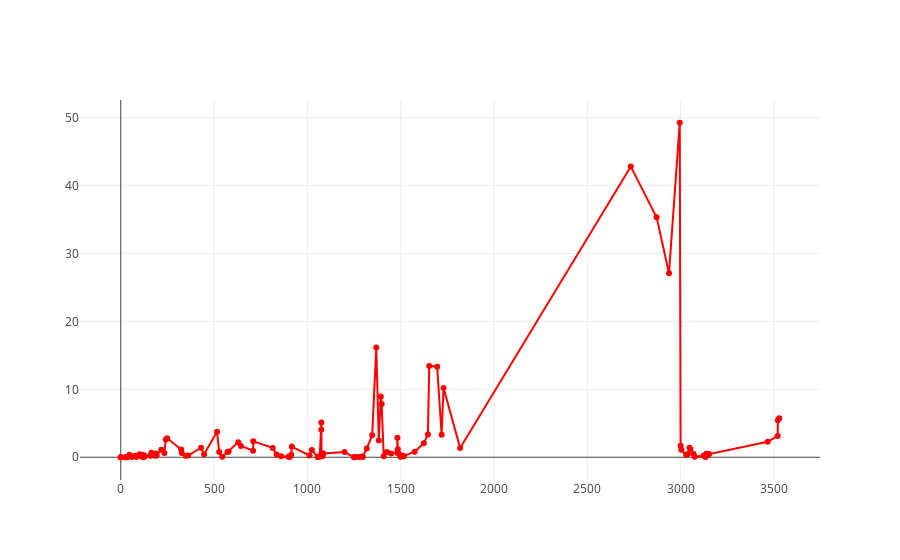

This figure's notebook cell:
### Code cell
trace = go.Scatter(
    x = np.array(x),
    y = np.array(y),
    mode = "lines+markers",
    line = dict(color = "red"),
    text = mode
)

data = [trace]
iplot(data)
